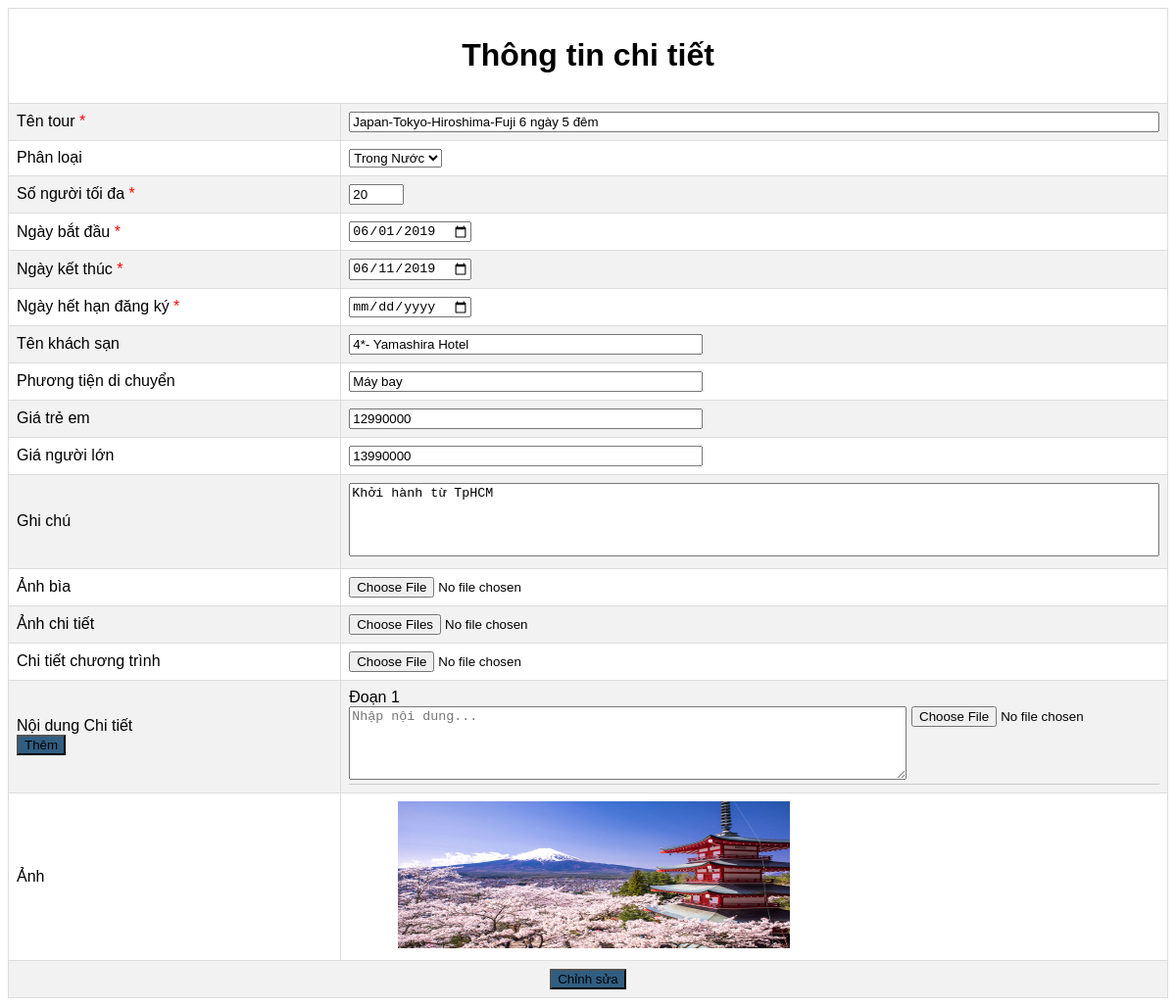
The page /quantri/show_tour_details.php?idTour=2000000001 on the database as committed earlier.
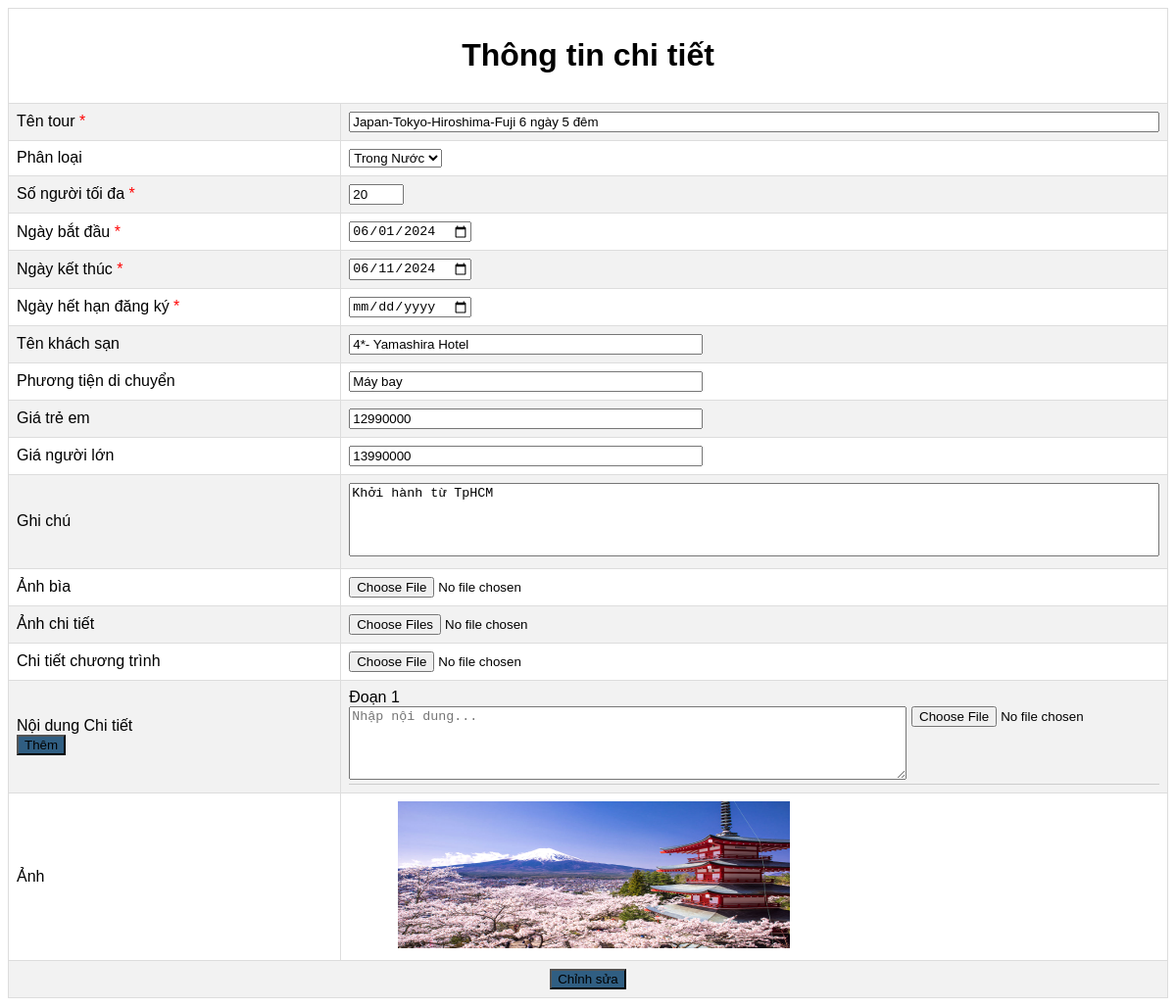
The same page on the database as committed later.
### tables this page shows
CREATE TABLE `tour_details` (
  `ID` int(10) NOT NULL AUTO_INCREMENT,
  `START` date NOT NULL,
  `END` date NOT NULL,
  `HOTEL_NAME` varchar(100) DEFAULT 'ĐANG CẬP NHẬT',
  `VEHICLE` varchar(30) NOT NULL,
  `CHILD_PRICE` float NOT NULL,
  `ADULT_PRICE` float NOT NULL,
  `TOUR_PROGRAM` text DEFAULT NULL,
  PRIMARY KEY (`ID`),
  CONSTRAINT `tour_details_ibfk_1` FOREIGN KEY (`ID`) REFERENCES `tours` (`ID`)
);

CREATE TABLE `tours` (
  `ID` int(10) NOT NULL AUTO_INCREMENT,
  `NAME` varchar(255) NOT NULL,
  `KIND_TOUR` varchar(50) NOT NULL,
  `MAX_PEOPLE` tinyint(4) NOT NULL,
  `IMAGE` varchar(255) DEFAULT NULL,
  PRIMARY KEY (`ID`)
);

### quantri/show_tour_details.php (the view, shortened to what the changed rows need)
<!DOCTYPE html>
<html>
<head>
</head>
<link rel="stylesheet" type="text/css" href="style2.css">
<?php
	$flagCustomer = (in_array($_SESSION['position'], ['CUSTOMER'])) ? true: false;
	$id        = $_GET['idTour'];
	include("connection.php");
	$sql = "
		SELECT tours.*, tour_details.*
		FROM `tours`
		LEFT JOIN tour_details ON tour_details.ID = tours.ID
		WHERE `tours`.`ID` = '$id'
	";
	$tours= $connect->query($sql);
				?>
<body>
	<form method="post">
		<table class="list-data" align="center" border="1px black solid">
			<tr align="center">
				<td colspan="2">
					<h1 align="center">Thông tin chi tiết</h1>
				</td>
			</tr>
			<?php
				foreach ($tours as $tour)
				{
			?>
			<tr>
				<td>Tên tour <span style="color:red">*</span></td>
				<td><input required="required" type="text" name="txttentour1" size='42' value="<?php echo @$tour['NAME']?>"  style="width:100%;"></td>
			</tr>
			<tr>
				<td>Phân loại</td>
				<td>
					<select name="loaitour">
						<option value='Trong Nước' <?php ( ($tour['KIND_TOUR'] == 'Trong Nước') ? 'checked="checked"' : '' ); ?> >Trong Nước</option>
					</select>
				</td>
			</tr>
			<tr>
				<td>Số người tối đa <span style="color:red">*</span></td>
				<td><input type="number" name="txtsonguoi1" size='42' value="<?php echo @$tour['MAX_PEOPLE']?>" min="1" max="20"></td>
			</tr>
			<tr>
				<td>Ngày bắt đầu <span style="color:red">*</span></td>
				<td><input required="required" type="date" name="txtngaybd" size='42' value="<?php echo @$tour['START']?>"></td>
			</tr>
			<tr>
				<td>Ngày kết thúc <span style="color:red">*</span></td>
				<td><input required="required" type="date" name="txtngaykt" size='42' value="<?php echo @$tour['END']?>"></td>
			</tr>
			<tr>
				<td>Ngày hết hạn đăng ký <span style="color:red">*</span></td>
				<td><input required="required" type="date" name="txtngayhn" size='42' value="<?php echo @$tour['EXPIRED']?>"></td>
			</tr>
			<tr>
				<td>Tên khách sạn</td>
				<td><input type="text" name="txtks" size='42' value="<?php echo @$tour['HOTEL_NAME']?>"></td>
			</tr>
			<tr>
				<td>Phương tiện di chuyển</td>
				<td><input type="text" name="txtptien" size='42' value="<?php echo @$tour['VEHICLE']?>"></td>
			</tr>
			<tr>
				<td>Giá trẻ em</td>
				<td><input type="text" name="txtgiatreem" size='42' value="<?php echo @$tour['CHILD_PRICE']?>"></td>
			</tr>
			<tr>
				<td>Giá người lớn</td>
				<td><input type="text" name="txtgianguoilon" size='42' value="<?php echo @$tour['ADULT_PRICE']?>"></td>
			</tr>
			<tr>
				<td>Ghi chú</td>
				<td>
					<textarea name="txtchuongtrinhtour" style="width:100%;height:75px;resize: none;" ><?php echo @$tour['TOUR_PROGRAM']?></textarea>
				</td>
			</tr>
			<?php if(!$flagCustomer){ ?>
				<tr>
					<td>Ảnh bìa</td>
					<td><input accept="image/png, image/jpeg, image/jpg"  type="file" name="txtfileanh1" size='42' ></td>
				</tr>
				<tr>
					<td>Ảnh chi tiết</td>
					<td><input accept="image/png, image/jpeg, image/jpg"  type="file" name="txtfilechitiet1[]" multiple/></td>
				</tr>
			<?php } ?>
			<tr>
				<td>Chi tiết chương trình</td>
				<td>
					<?php if(!$flagCustomer){ ?>
						<input accept=".pdf, .doc, .docx" type="file" name="txtpdf" size='42' >
					<?php } ?>
				</td>
			</tr>
			<tr>
				<td>
					Nội dung Chi tiết<br>
					<button type="button" onclick="add_Detail();" class="btn btn-primary btn-custom">
						Thêm
					</button>
				</td>
				<td id="td-detail-content">
					<?php
						if(@$tour['DETAIL_TEXT'] && $tour['DETAIL_TEXT'] != ''){
							$detail          = json_decode($tour['DETAIL_TEXT'], true);
							$count_detail    = 0;
							?>
								<input type="hidden" id="count-detail" name="count-detail" value="<?php echo count($detail);?>" />
							<?php
							foreach ($detail as $key => $value) {
								$content = $value['content'];
								$image   = ($value['image']) ?: '';
								$count_detail ++;
								?>
									<div class="detail-content" id="detail-content-<?php echo $count_detail;?>">
										<label class="lb-content" id="lb-content-<?php echo $count_detail;?>">Đoạn <?php echo $count_detail;?></label><br>
										<?php if($image != ''){ ?>
											<iframe width="300" height="200" allowfullscreen style="border-style:none;" src="../js/standalone/pannellum.htm?panorama=../../details/<?php echo $id;?>/detail/<?php echo $image; ?>"></iframe>
										<?php }
										?>
										<div class="div-detail-content">
											<div class="detail-1">
												<input type="hidden" value="<?php echo $key;?>" name="keydetail_<?php echo $count_detail;?>" />
												<textarea style="width:100%;height:75px;" name="txtdetail_<?php echo $count_detail;?>" placeholder="Nhập nội dung..."><?php echo $content; ?></textarea>
											</div>
											<div class="detail-2" ><input accept="image/png, image/jpeg, image/jpg"  type="file" name="txtanhdetail_<?php echo $count_detail;?>" size='42' ></div>
										</div>
									</div>
								<?php
							}
						}else{
					?>
						<div class="detail-content" id="detail-content-1">
							<label class="lb-content" id="lb-content-1">Đoạn 1</label><br>
							<div class="div-detail-content">
								<div class="detail-1">
									<textarea style="width:100%;height:75px;" name="txtdetail_1" placeholder="Nhập nội dung..."></textarea>
								</div>
								<div class="detail-2" ><input accept="image/png, image/jpeg, image/jpg"  type="file" name="txtanhdetail_1" size='42' ></div>
							</div>
						</div>
					<?php
						}
					?>
				</td>
			</tr>
			<tr>
				<td>Ảnh</td>
				<td>
					<div class="slideshow-container">
						<?php if(@$tour['IMAGE']){ ?>
							<div class="mySlides mySlides2">
								<img src="<?php echo "../images/".$tour['IMAGE'] ?>"  style="width:calc(100% - 100px);" height=150px>
							</div>
						<?php } ?>
					</div>
				</td>
			</tr>
			<?php if(!in_array($_SESSION['position'], ['CUSTOMER'])){ ?>
				<tr align="center">
					<td colspan="2">
						<button class="btn btn-primary btn-custom" name='btnsua'  id="button1">
							Chỉnh sửa
						</button>
					</td>
				</tr>
			<?php } ?>
			<?php } ?>
		</table>
	</form>
</body>
</html>

Rows that differ between the two databases and show on the page:
changed tour_details "4*- Yamashira Hotel": txtngaybd "06/01/2019" → "06/01/2024"; txtngaykt "06/11/2019" → "06/11/2024"
